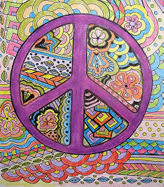
%> input picture example_img/peace_bb02.png, 164 x 187 px; its folder holds only this picture in this run
$ octave --eval "Sketch_example;"   (GNU Octave 9; MATLAB toolbox functions it lacks are replaced by stand-ins)
%> lines starting %> are read from the running program, lines starting %| are printed output that depends on the picture
### self_sim_correlation_matrix.m
function [W grid_sz img_sz] = self_sim_correlation_matrix(thumbs, cntr)
%
% compute self similarity correlation matrix for thumbs
%

NF = numel(thumbs);
desc = cell(NF,1);
locs = cell(NF,1);
img = cell(NF,1);


sz = cellfun( @(x) size(x(:,:,1)), thumbs, 'UniformOutput', false);

if nargin < 2 || isempty(cntr)
    cntr = cellfun( @(x) .5*x, sz, 'UniformOutput', false);
end


% generate common grid
img_sz = max(vertcat(sz{:}),[], 1);
AS = min(300/max(img_sz), max(1, 200/min(img_sz))); % additional scale
img_sz = round(AS*img_sz);
GM = 45; % margins
GS = 4; % sample rate, compute desc every GS pixels
[r c] = ndgrid( ceil((-.5*img_sz(1)+GM)) : GS : floor(.5*img_sz(1)-GM),...
    ceil((-.5*img_sz(2)+GM)) : GS : floor(.5*img_sz(2)-GM) );

grid_sz = size(r);

r = r - ceil(-.5*img_sz(1));
c = c - ceil(-.5*img_sz(2));
alocs = [r(:) c(:)];
clear r c GM GS em om;


% extract "aligned" descriptors
for fi=1:NF

    os = -AS*cntr{fi} + .5*img_sz;
    img{fi} = my_tformarray(thumbs{fi}, maketform('affine',[AS*eye(2); os ]),...
        makeresampler('linear','symmetric'), 1:2, 1:2, img_sz, [], []);


    [desc{fi} locs{fi}] = self_sim_win(img{fi}, alocs); % extract desc/ location from image
end


clear fi os;

% common ensemble
md = median( cat(3, desc{:}), 3);
W = self_sim_connectivity(alocs.', md);

### sketch_the_common_CVPR10.m
function sketch = sketch_the_common_CVPR10(thumbs, cntr)
%
% Code implementing the sketching part of described in
% Bagon, Brostovsky, Galun and Irani "Detecting and Sketching the Common", CVPR 2010
%
% Usage:
%   sketch = sketch_the_common_CVPR10(thumbs, cntr)
%
% Inputs:
%   thumbs - cell array with images of common part
%   cntr   - cell array of the center of the common part at each thumb
%
% Outputs:
%   sketch - A (close to) binary sketch of the common object in thumbs
%
% This code uses some mex functions. Use mexall.m function to compile them
%
%
%   This code was written by Shai Bagon (shai.bagon@weizmann.ac.il).
%   Department of Computer Science and Applied Mathmatics
%   Wiezmann Institute of Science
%   http://www.wisdom.weizmann.ac.il/
%
%   This software can be used only for research purposes, you should  cite
%   the aforementioned paper in any resulting publication.
%   If you wish to use this software (or the algorithms described in the
%   aforementioned paper) for commercial purposes, you should be aware that
%   there is a US patent:
%
%       Eli Shechtman and Michal Irani
%       "METHOD AND APPARATUS FOR MATCHING LOCAL SELF-SIMILARITIES"
%
%
%   The Software is provided "as is", without warranty of any kind.
%
%   Jan, 2011
%

% compute the self-similarity correlation matrix for thumb images:
% invovles computing the self-sim descriptors on a grid, extracting the
% common ensemble and computing self-sim-corr-matrix W
[W grid_sz img_sz] = self_sim_correlation_matrix(thumbs, cntr);

% crude initial guess
ig = -ones(grid_sz);
ig(3:end-2,3:end-2) = 0;

% minimize quadratic functional
v = LaplacianLinf(W, ig(:));

% output sketch the size of images
sketch = reshape(v, grid_sz);

% to enlarge the sketch to the original size of the common part
% use:
% sketch = imresize(sketch, img_sz, 'bilinear');

### Sketch_example.m
function Sketch_example()
%
% An example of sketching the common
%
% Requires installation of sketching package first (see mexall.m)
%


% read example images
fls = dir(fullfile('example_img','*.png'));
NI = numel(fls);
thumbs = cell(NI,1);

figure('Name','Inputs');
for fi=1:NI
    thumbs{fi} = imread(fullfile('example_img',fls(fi).name));

    % show the inputs
    subplot(3,2,fi);
    imshow(thumbs{fi});
    title(sprintf('Input thumb %d',fi));
end
% read center of shape for each image
load(fullfile('example_img','peace_cntr.mat'));

% sketch the common
sketch = sketch_the_common_CVPR10(thumbs, cntr);
%> in self_sim_correlation_matrix, `NF = numel(thumbs);`: NF = 1
%> in self_sim_correlation_matrix, `desc = cell(NF,1);`: desc = {[]}
%> in self_sim_correlation_matrix, `sz = cellfun( @(x) size(x(:,:,1)), thumbs, 'UniformOutput', false);`: sz = {[187 164]}
%> in self_sim_correlation_matrix, `img_sz = max(vertcat(sz{:}),[], 1);`: img_sz = [187 164]
%> in self_sim_correlation_matrix, `AS = min(300/max(img_sz), max(1, 200/min(img_sz)));`: AS = 1.22
%> in self_sim_correlation_matrix, `img_sz = round(AS*img_sz);`: img_sz = [228 200]
%> in self_sim_correlation_matrix, `r = r - ceil(-.5*img_sz(1));`:
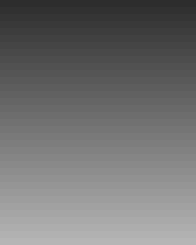
%> r: size 35x28 double (shown 7 times larger); min 45, max 181, mean 113
%> in self_sim_correlation_matrix, `c = c - ceil(-.5*img_sz(2));`:
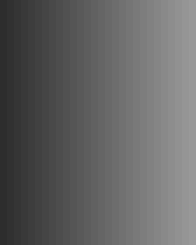
%> c: size 35x28 double (shown 7 times larger); min 45, max 153, mean 99
%> in self_sim_correlation_matrix, `alocs = [r(:) c(:)];`: alocs = 980 rows, first 12: [45 45; 49 45; 53 45; 57 45; 61 45; 65 45; 69 45; 73 45; 77 45; 81 45; 85 45; 89 45]
%> the loop in self_sim_correlation_matrix, `for fi=1:NF` made 1 pass
%> os on pass 1: [13.27 2.68]
%> the run ends on the next line


figure('Name','Output Sketch');
imshow(sketch,[]); title('Sketch');
